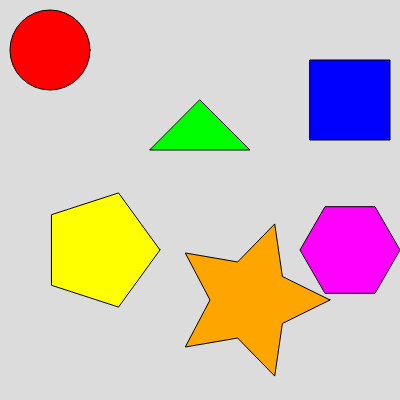
Frame 1 (no input)
Frame 60 (no input): identical to frame 1, image omitted
Frame 120 (the mouse pressed at the canvas centre since frame 60): identical to frame 1, image omitted

The p5.js sketch that drew this single still picture (run headless with seeded random() and noise() and a simulated clock; from frame 60 on, the mouse is pressed at the canvas centre):

// p5.js sketch
// ── sketch.js
function setup() {
  createCanvas(400, 400);
}

function draw() {
  background(220);

  // Ellipse
  fill(255, 0, 0);
  ellipse(50, 50, 80, 80);

  // Triangle
  fill(0, 255, 0);
  triangle(200, 100, 250, 150, 150, 150);

  // Square
  fill(0, 0, 255);
  rectMode(CENTER);
  rect(350, 100, 80, 80);

  // Pentagon
  fill(255, 255, 0);
  drawPolygon(100, 250, 60, 5);

  // Star
  fill(255, 165, 0);
  drawStar(250, 300, 40, 80, 5);

  // Hexagon
  fill(255, 0, 255);
  drawPolygon(350, 250, 50, 6);
}


function drawPolygon(x, y, radius, sides) {
  let angle = TWO_PI / sides;
  beginShape();
  for (let a = 0; a < TWO_PI; a += angle) {
    let sx = x + cos(a) * radius;
    let sy = y + sin(a) * radius;
    vertex(sx, sy);
  }
  endShape(CLOSE);
}

function drawStar(x, y, radius1, radius2, npoints) {
  let angle = TWO_PI / npoints;
  let halfAngle = angle / 2.0;
  beginShape();
  for (let a = 0; a < TWO_PI; a += angle) {
    let sx = x + cos(a) * radius2;
    let sy = y + sin(a) * radius2;
    vertex(sx, sy);
    sx = x + cos(a + halfAngle) * radius1;
    sy = y + sin(a + halfAngle) * radius1;
    vertex(sx, sy);
  }
  endShape(CLOSE);
}
